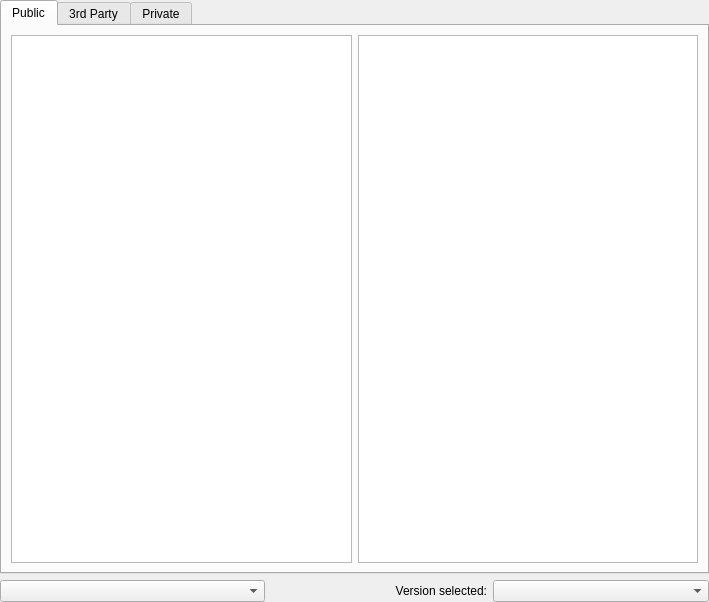
<?xml version="1.0" encoding="UTF-8"?>
<ui version="4.0">
 <class>LegacyFTB::Page</class>
 <widget class="QWidget" name="LegacyFTB::Page">
  <property name="geometry">
   <rect>
    <x>0</x>
    <y>0</y>
    <width>709</width>
    <height>602</height>
   </rect>
  </property>
  <layout class="QVBoxLayout" name="verticalLayout">
   <property name="leftMargin">
    <number>0</number>
   </property>
   <property name="topMargin">
    <number>0</number>
   </property>
   <property name="rightMargin">
    <number>0</number>
   </property>
   <property name="bottomMargin">
    <number>0</number>
   </property>
   <item>
    <widget class="QTabWidget" name="tabWidget">
     <property name="currentIndex">
      <number>0</number>
     </property>
     <widget class="QWidget" name="tab">
      <attribute name="title">
       <string>Public</string>
      </attribute>
      <layout class="QGridLayout" name="gridLayout">
       <item row="0" column="0">
        <widget class="QTreeView" name="publicPackList">
         <property name="maximumSize">
          <size>
           <width>16777215</width>
           <height>16777215</height>
          </size>
         </property>
         <property name="alternatingRowColors">
          <bool>true</bool>
         </property>
        </widget>
       </item>
       <item row="0" column="1">
        <widget class="QTextBrowser" name="publicPackDescription">
         <property name="openExternalLinks">
          <bool>true</bool>
         </property>
        </widget>
       </item>
      </layout>
     </widget>
     <widget class="QWidget" name="tab_2">
      <attribute name="title">
       <string>3rd Party</string>
      </attribute>
      <layout class="QGridLayout" name="gridLayout_3">
       <item row="0" column="1">
        <widget class="QTextBrowser" name="thirdPartyPackDescription">
         <property name="openExternalLinks">
          <bool>true</bool>
         </property>
        </widget>
       </item>
       <item row="0" column="0">
        <widget class="QTreeView" name="thirdPartyPackList">
         <property name="maximumSize">
          <size>
           <width>16777215</width>
           <height>16777215</height>
          </size>
         </property>
         <property name="alternatingRowColors">
          <bool>true</bool>
         </property>
        </widget>
       </item>
      </layout>
     </widget>
     <widget class="QWidget" name="tab_3">
      <attribute name="title">
       <string>Private</string>
      </attribute>
      <layout class="QGridLayout" name="gridLayout_2">
       <item row="0" column="0">
        <widget class="QTreeView" name="privatePackList">
         <property name="maximumSize">
          <size>
           <width>16777215</width>
           <height>16777215</height>
          </size>
         </property>
         <property name="alternatingRowColors">
          <bool>true</bool>
         </property>
        </widget>
       </item>
       <item row="1" column="0">
        <widget class="QPushButton" name="addPackBtn">
         <property name="text">
          <string>Add pack</string>
         </property>
        </widget>
       </item>
       <item row="2" column="0">
        <widget class="QPushButton" name="removePackBtn">
         <property name="text">
          <string>Remove selected pack</string>
         </property>
        </widget>
       </item>
       <item row="0" column="1" rowspan="3">
        <widget class="QTextBrowser" name="privatePackDescription">
         <property name="openExternalLinks">
          <bool>true</bool>
         </property>
        </widget>
       </item>
      </layout>
     </widget>
    </widget>
   </item>
   <item>
    <layout class="QGridLayout" name="gridLayout_4">
     <item row="0" column="1">
      <widget class="QLabel" name="label">
       <property name="text">
        <string>Version selected:</string>
       </property>
       <property name="alignment">
        <set>Qt::AlignRight|Qt::AlignTrailing|Qt::AlignVCenter</set>
       </property>
      </widget>
     </item>
     <item row="0" column="2">
      <widget class="QComboBox" name="versionSelectionBox"/>
     </item>
     <item row="0" column="0">
      <widget class="QComboBox" name="sortByBox">
       <property name="minimumSize">
        <size>
         <width>265</width>
         <height>0</height>
        </size>
       </property>
      </widget>
     </item>
    </layout>
   </item>
  </layout>
 </widget>
 <resources/>
 <connections/>
</ui>
